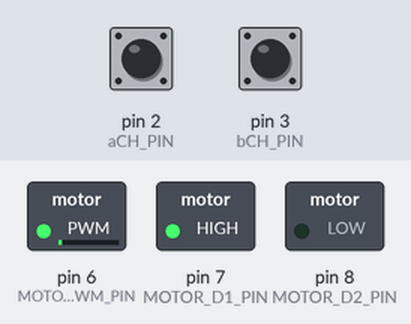
Simulated run of this sketch. Board: Arduino Uno, built with avr-gcc and run on an emulated ATmega328P. Parts: switched loads named in the sketch (green lamp = pin HIGH). The inputs (shaded band) are chosen by the test bench; at power-on: pin 2 (aCH_PIN) HIGH, pin 3 (bCH_PIN) HIGH. What the sketch prints to the serial monitor is not drawn.

Above: at 0.1 s.
Timing chart, 0 to 1.6 s (numbered marks = the images above):
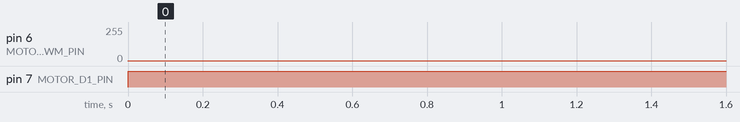

Measured:
- by itself, pin 6 (MOTOR_PWM_PIN): 0/255 → 1/255 at 0.00 s
- by itself, pin 7 (MOTOR_D1_PIN): LOW → HIGH at 0.00 s

The sketch:

Lab1-2.ino
```cpp
#define MOTOR_D1_PIN 7
#define MOTOR_D2_PIN 8
#define MOTOR_PWM_PIN 6
#define aCH_PIN 2
#define bCH_PIN 3
#define POT_PIN A0

#include<SPI.h>
#define Direction_PIN 4
#define CLK_PIN 9
#define SS_PIN 10
#define SS2_PIN 12
#define DATA_PIN 11

volatile int count = 0;
volatile float current_rpm;
volatile float generated_rpm=0;
int encoder_status=0;
bool aCH_value,bCH_value;
int timer1_counter;
String buff;
String setpointStr;

// PID configurations
volatile int errori = 0,error = 0,pastError=0;
volatile float kp = 0.9;
volatile float ki = 0.1;
volatile float kd = 0.3;
volatile int setpoint =0;
volatile int pid;

void backward(int speed)
{
  //CW direction
    digitalWrite(MOTOR_D1_PIN,LOW);
    digitalWrite(MOTOR_D2_PIN,HIGH);
    analogWrite(MOTOR_PWM_PIN,speed);
}
void forward(int speed)
{
  //CCW direction
    digitalWrite(MOTOR_D1_PIN,HIGH);
    digitalWrite(MOTOR_D2_PIN,LOW);
    analogWrite(MOTOR_PWM_PIN,speed);
}

void setSpeed(int speed)
{
  // Motor forward
  if (speed > 0)
  {
    if (speed > 255) {speed = 255;}
    forward(speed);
  }

  // Motor backward
  else if (speed < 0)
  {
    speed = speed*(-1);
    if (speed > 255) {speed = 255;}
    backward(speed);
  }

  // Motor stop
  else
  {
    forward(1);
  }
}

//Interrupt Function
void InitialInterruptTimer(int input)
{
    noInterrupts();//disable interrupt
    TCCR1A = 0;         //RESET TIMER
    TCCR1B = 0;         //RESER TIMER REGISTER

    timer1_counter = input;
    TCNT1 = timer1_counter;   //SET TIMER REGISTER VALUE
  TCCR1B |= (1 << CS12);      //PRESCALER
    TIMSK1 |= (1 << TOIE1);   //ENABLE TIMER OVERFLOW INTERRUPT

  interrupts();  //enable interrupt
}

void setup()
{
  pinMode(aCH_PIN, INPUT_PULLUP);
  pinMode(bCH_PIN, INPUT_PULLUP);
  Serial.begin(9600);
  pinMode(MOTOR_D1_PIN,OUTPUT);
  pinMode(MOTOR_D2_PIN,OUTPUT);
  pinMode(MOTOR_PWM_PIN,OUTPUT);
  attachInterrupt(digitalPinToInterrupt(aCH_PIN),aCH_Callback, RISING);
  attachInterrupt(digitalPinToInterrupt(bCH_PIN),bCH_Callback, RISING);
  InitialInterruptTimer(3035);

}

void loop()
{
  while (Serial.available() > 0)
  {
    char inByte = Serial.read();
    if(inByte == 's'&& buff.length() == 0){buff += inByte;}
    if(inByte == '-'&& buff.length() == 1){buff += inByte;}
    if(('0'<= inByte) && (inByte <= '9')){buff += inByte;}
    if(inByte == 'n')
    {
      if(buff[0] == 's' && buff[1] != '-')
      {
        for(int i=1;i<buff.length();i++)
        {
         if(('0'<= buff[i]) && (buff[i] <= '9')){setpointStr += buff[i];}
        }
      }
      if(buff[0] == 's' && buff[1] == '-')
      {
        for(int i=1;i<buff.length();i++)
        {
         if(buff[i] == '-' && setpointStr == ""){setpointStr += buff[i];}
         if(('0'<= buff[i]) && (buff[i] <= '9')){setpointStr += buff[i];}
        }
      }
      int setpoint_tmp = setpointStr.toInt();
      setpoint = map(setpoint_tmp, -100, 100, -255, 255);
      if(setpoint > 255){setpoint = 255;}
      if(setpoint < -255){setpoint = -255;}
      buff = "";
      setpointStr = "";
    }
  }
  setSpeed(generated_rpm);
  Serial.print(generated_rpm);
  Serial.print(",");
  Serial.print(setpoint);
  Serial.println();
}

//CCW direction
void aCH_Callback()
{
  bool bCH_value=digitalRead(bCH_PIN);
  if(bCH_value==false)
  {
    encoder_status=1;
    count--;
  }
}

//CW direction
void bCH_Callback()
{
  bool aCH_value=digitalRead(aCH_PIN);
  if(aCH_value==false)
  {
    encoder_status=2;
    count++;
  }
}

ISR(TIMER1_OVF_vect)
{
  current_rpm =(float(float(count)/230)/float(1.0/60));
  error = setpoint - current_rpm;
  errori+=error;
  pid = kp*(float)(error) + ki*(float)(errori)+kd*(error-pastError);
  generated_rpm += pid*0.9;
  if(generated_rpm > 255)
  {
    generated_rpm = 255;
  }
    if(generated_rpm < -255)
  {
    generated_rpm = -255;
  }
  count = 0;
  pastError = error;
  TCNT1 = timer1_counter;
}
```
